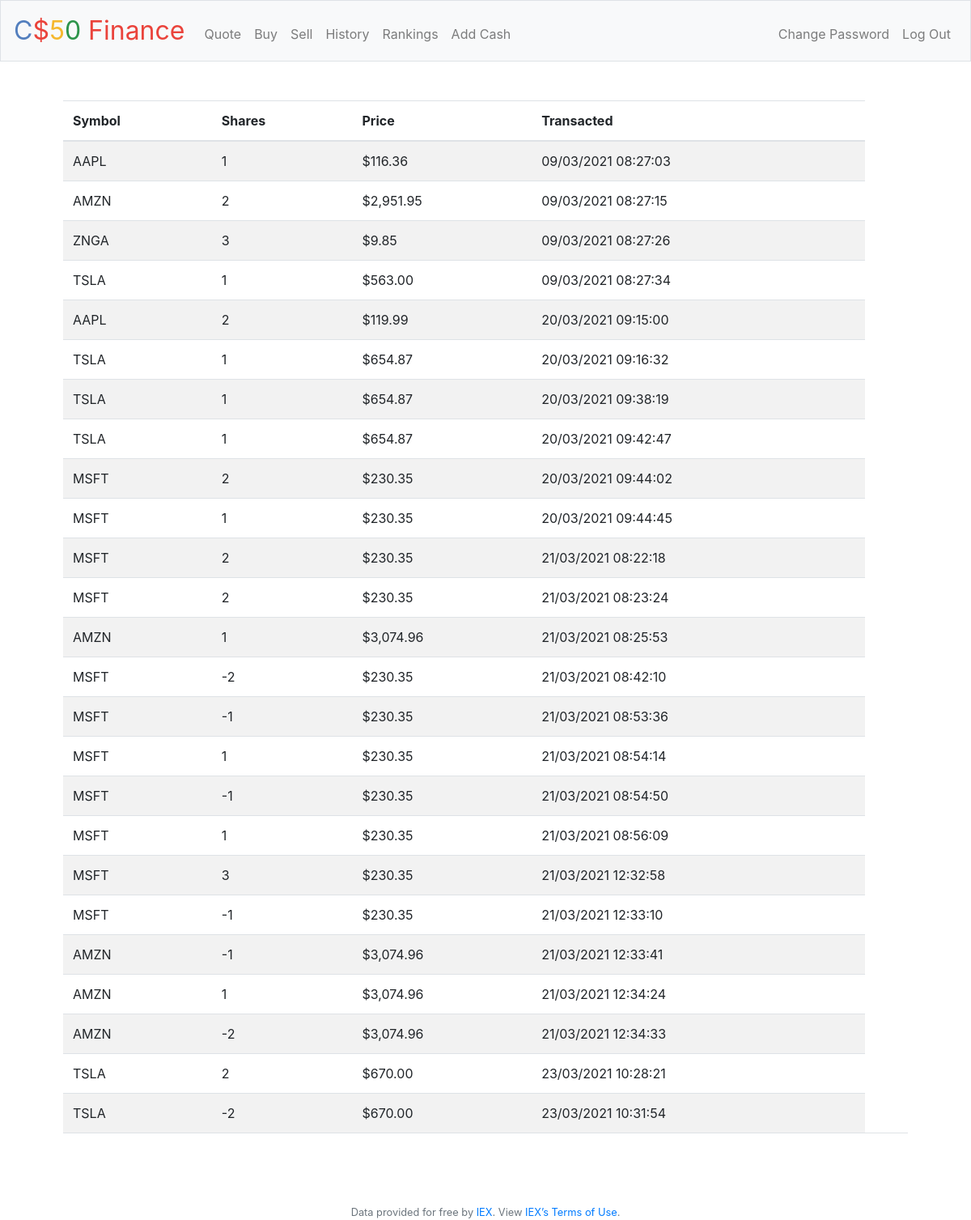
The page /history (signed in) on the database its author committed.
### tables this page shows
CREATE TABLE 'history' ('symbol' text,'quantity' integer, 'price' numeric, 'transacted' timestamp DEFAULT CURRENT_TIMESTAMP, 'id' INTEGER);

### application.py (the view)
@app.route("/history")
@login_required
def history():
    ports = db.execute("SELECT * FROM history WHERE id = :id", id=session["user_id"])
    get_cash = db.execute("SELECT cash FROM users WHERE id = :id", id=session['user_id'])
    remaining_cash = get_cash[0]['cash']
    get_grand_total = db.execute("SELECT *, SUM(total) as grand_total FROM portfolio where id = :id", id=session["user_id"])
    grand_total_fl = get_grand_total[0]['grand_total']
    return render_template("history.html", ports=ports)

### application.py (called while the page is built)
@app.after_request
def after_request(response):
    response.headers["Cache-Control"] = "no-cache, no-store, must-revalidate"
    response.headers["Expires"] = 0
    response.headers["Pragma"] = "no-cache"
    return response

### helpers.py (called while the page is built)
def login_required(f):
    @wraps(f)
    def decorated_function(*args, **kwargs):
        if session.get("user_id") is None:
            return redirect("/login")
        return f(*args, **kwargs)
    return decorated_function

def usd(value):
    return f"${value:,.2f}"

### templates/history.html (shortened to what this page needs)
{% extends "layout.html" %}
{% block main %}
<table class="table table-striped">
        <thead>
            <tr style="text-align:left">
                <th>Symbol</th>
                <th>Shares</th>
                <th>Price</th>
                <th>Transacted</th>
            </tr>
        </thead>
        <tfoot>
            <tr style="text-align:left">
                <td colspan="4"></td>
                <td>{{ hold_value }}</td>
            </tr>
        </tfoot>
        <tbody style="text-align:left">
            {% for port in ports %}
                <tr>
                    <td>{{ port.symbol }}</td>
                    <td>{{ port.quantity }}</td>
                    <td>{{ port.price | usd }}</td>
                    <td>{{ port.transacted }}</td>
                </tr>
            {% endfor %}
        </tbody>
    </table>
{% endblock %}

### templates/layout.html (shortened to what this page needs)
<!DOCTYPE html>
<html lang="en">
    <head>
        <link rel="stylesheet" href="https://cdn.jsdelivr.net/npm/bootstrap@4.5.3/dist/css/bootstrap.min.css">
        <link href="/static/styles.css" rel="stylesheet">
    </head>
    <body>
        <nav class="navbar navbar-expand-md navbar-light bg-light border">
            <a class="navbar-brand" href="/"><span class="blue">C</span><span class="red">$</span><span class="yellow">5</span><span class="green">0</span> <span class="red">Finance</span></a>
            <div class="collapse navbar-collapse" id="navbar">
                {% if session.user_id %}
                    <ul class="navbar-nav mr-auto mt-2">
                        <li class="nav-item"><a class="nav-link" href="/quote">Quote</a></li>
                        <li class="nav-item"><a class="nav-link" href="/buy">Buy</a></li>
                        <li class="nav-item"><a class="nav-link" href="/sell">Sell</a></li>
                        <li class="nav-item"><a class="nav-link" href="/history">History</a></li>
                        <li class="nav-item"><a class="nav-link" href="/rankings">Rankings</a></li>
                        <li class="nav-item"><a class="nav-link" href="/cash">Add Cash</a></li>
                    </ul>
                    <ul class="navbar-nav ml-auto mt-2">
                        <li class="nav-item"><a class="nav-link" href="/changePassword">Change Password</a></li>
                        <li class="nav-item"><a class="nav-link" href="/logout">Log Out</a></li>
                    </ul>
                {% else %}
                    <ul class="navbar-nav ml-auto mt-2">
                        <li class="nav-item"><a class="nav-link" href="/register">Register</a></li>
                        <li class="nav-item"><a class="nav-link" href="/login">Log In</a></li>
                    </ul>
                {% endif %}
            </div>
        </nav>
        <main class="container p-5">
            {% block main %}{% endblock %}
        </main>
        <footer class="small text-center text-muted">
            Data provided for free by <a href="https://iextrading.com/developer">IEX</a>. View <a href="https://iextrading.com/api-exhibit-a/">IEX’s Terms of Use</a>.
        </footer>
    </body>
</html>

### static/styles.css (style rules this page uses)
nav .navbar-brand { font-size: xx-large; }
nav .navbar-brand .blue { color: #537fbe; }
nav .navbar-brand .red { color: #ea433b; }
nav .navbar-brand .yellow { color: #f5b82e; }
nav .navbar-brand .green { color: #2e944b; }
main { overflow-x: auto; text-align: center; }

### rows shown on the page
history: symbol "AAPL", quantity "1", price "$116.36", transacted "09/03/2021 08:27:03"
history: symbol "AMZN", quantity "2", price "$2,951.95", transacted "09/03/2021 08:27:15"
history: symbol "ZNGA", quantity "3", price "$9.85", transacted "09/03/2021 08:27:26"
history: symbol "TSLA", quantity "1", price "$563.00", transacted "09/03/2021 08:27:34"
history: symbol "AAPL", quantity "2", price "$119.99", transacted "20/03/2021 09:15:00"
history: symbol "TSLA", quantity "1", price "$654.87", transacted "20/03/2021 09:16:32"
history: symbol "TSLA", quantity "1", price "$654.87", transacted "20/03/2021 09:38:19"
history: symbol "TSLA", quantity "1", price "$654.87", transacted "20/03/2021 09:42:47"
history: symbol "MSFT", quantity "2", price "$230.35", transacted "20/03/2021 09:44:02"
history: symbol "MSFT", quantity "1", price "$230.35", transacted "20/03/2021 09:44:45"
history: symbol "MSFT", quantity "2", price "$230.35", transacted "21/03/2021 08:22:18"
history: symbol "MSFT", quantity "2", price "$230.35", transacted "21/03/2021 08:23:24"
history: symbol "AMZN", quantity "1", price "$3,074.96", transacted "21/03/2021 08:25:53"
history: symbol "MSFT", quantity "-2", price "$230.35", transacted "21/03/2021 08:42:10"
history: symbol "MSFT", quantity "-1", price "$230.35", transacted "21/03/2021 08:53:36"
history: symbol "MSFT", quantity "1", price "$230.35", transacted "21/03/2021 08:54:14"
history: symbol "MSFT", quantity "-1", price "$230.35", transacted "21/03/2021 08:54:50"
history: symbol "MSFT", quantity "1", price "$230.35", transacted "21/03/2021 08:56:09"
history: symbol "MSFT", quantity "3", price "$230.35", transacted "21/03/2021 12:32:58"
history: symbol "MSFT", quantity "-1", price "$230.35", transacted "21/03/2021 12:33:10"
history: symbol "AMZN", quantity "-1", price "$3,074.96", transacted "21/03/2021 12:33:41"
history: symbol "AMZN", quantity "1", price "$3,074.96", transacted "21/03/2021 12:34:24"
history: symbol "AMZN", quantity "-2", price "$3,074.96", transacted "21/03/2021 12:34:33"
history: symbol "TSLA", quantity "2", price "$670.00", transacted "23/03/2021 10:28:21"
history: symbol "TSLA", quantity "-2", price "$670.00", transacted "23/03/2021 10:31:54"
